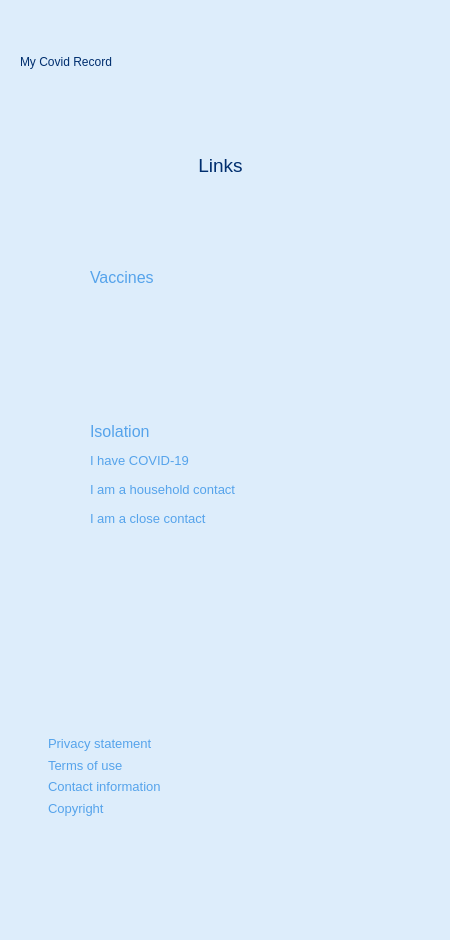
   <widget class="QWidget" name="userdocuments_2">
    <property name="styleSheet">
     <string notr="true">background-color: rgb(221, 237, 251);</string>
    </property>
    <widget class="QLabel" name="topLogoLable_4">
     <property name="geometry">
      <rect>
       <x>240</x>
       <y>30</y>
       <width>171</width>
       <height>81</height>
      </rect>
     </property>
     <property name="styleSheet">
      <string notr="true">color: rgb(255, 255, 255);</string>
     </property>
     <property name="text">
      <string>&lt;html&gt;&lt;head/&gt;&lt;body&gt;&lt;p&gt;&lt;img src=&quot;:/IconsAndImages/MOHLOgo.svg&quot;/&gt;&lt;/p&gt;&lt;/body&gt;&lt;/html&gt;</string>
     </property>
    </widget>
    <widget class="QLabel" name="myCovidRecordLabel_4">
     <property name="geometry">
      <rect>
       <x>20</x>
       <y>50</y>
       <width>172</width>
       <height>24</height>
      </rect>
     </property>
     <property name="styleSheet">
      <string notr="true">font: 700 16pt &quot;Fira Sans&quot;;
color: #002E6E;</string>
     </property>
     <property name="text">
      <string>My Covid Record</string>
     </property>
    </widget>
    <widget class="QGroupBox" name="groupBox_2">
     <property name="geometry">
      <rect>
       <x>40</x>
       <y>190</y>
       <width>351</width>
       <height>431</height>
      </rect>
     </property>
     <property name="styleSheet">
      <string notr="true">border: none;</string>
     </property>
     <property name="title">
      <string/>
     </property>
     <widget class="QWidget" name="verticalLayoutWidget">
      <property name="geometry">
       <rect>
        <x>50</x>
        <y>33</y>
        <width>231</width>
        <height>110</height>
       </rect>
      </property>
      <layout class="QVBoxLayout" name="verticalLayout">
       <item>
        <widget class="QLabel" name="Heading">
         <property name="styleSheet">
          <string notr="true">font: 700 16pt &quot;Fira Sans&quot;;
color: rgb(85, 163, 235);</string>
         </property>
         <property name="text">
          <string>&lt;html&gt;&lt;head/&gt;&lt;body&gt;&lt;p&gt;&lt;span style=&quot; font-size:12pt;&quot;&gt;Vaccines&lt;/span&gt;&lt;/p&gt;&lt;/body&gt;&lt;/html&gt;</string>
         </property>
        </widget>
       </item>
      </layout>
     </widget>
     <widget class="QWidget" name="verticalLayoutWidget_3">
      <property name="geometry">
       <rect>
        <x>50</x>
        <y>230</y>
        <width>231</width>
        <height>110</height>
       </rect>
      </property>
      <layout class="QVBoxLayout" name="verticalLayout_5">
       <item>
        <widget class="QLabel" name="Heading_5">
         <property name="styleSheet">
          <string notr="true">font: 700 16pt &quot;Fira Sans&quot;;
color: rgb(85, 163, 235);</string>
         </property>
         <property name="text">
          <string>&lt;html&gt;&lt;head/&gt;&lt;body&gt;&lt;p&gt;&lt;span style=&quot; font-size:12pt;&quot;&gt;Isolation&lt;/span&gt;&lt;/p&gt;&lt;/body&gt;&lt;/html&gt;</string>
         </property>
        </widget>
       </item>
       <item>
        <widget class="QLabel" name="link_10">
         <property name="styleSheet">
          <string notr="true">font: 700 16pt &quot;Fira Sans&quot;;
color: rgb(85, 163, 235);</string>
         </property>
         <property name="text">
          <string>&lt;html&gt;&lt;head/&gt;&lt;body&gt;&lt;p&gt;&lt;span style=&quot; font-size:10pt; font-weight:400;&quot;&gt;I have COVID-19&lt;/span&gt;&lt;/p&gt;&lt;/body&gt;&lt;/html&gt;</string>
         </property>
        </widget>
       </item>
       <item>
        <widget class="QLabel" name="link_11">
         <property name="styleSheet">
          <string notr="true">font: 700 16pt &quot;Fira Sans&quot;;
color: rgb(85, 163, 235);</string>
         </property>
         <property name="text">
          <string>&lt;html&gt;&lt;head/&gt;&lt;body&gt;&lt;p&gt;&lt;span style=&quot; font-size:10pt; font-weight:400;&quot;&gt;I am a household contact&lt;/span&gt;&lt;/p&gt;&lt;/body&gt;&lt;/html&gt;</string>
         </property>
        </widget>
       </item>
       <item>
        <widget class="QLabel" name="link_12">
         <property name="styleSheet">
          <string notr="true">font: 700 16pt &quot;Fira Sans&quot;;
color: rgb(85, 163, 235);</string>
         </property>
         <property name="text">
          <string>&lt;html&gt;&lt;head/&gt;&lt;body&gt;&lt;p&gt;&lt;span style=&quot; font-size:10pt; font-weight:400;&quot;&gt;I am a close contact&lt;/span&gt;&lt;/p&gt;&lt;/body&gt;&lt;/html&gt;</string>
         </property>
        </widget>
       </item>
      </layout>
     </widget>
    </widget>
    <widget class="QLabel" name="linksHeading">
     <property name="enabled">
      <bool>true</bool>
     </property>
     <property name="geometry">
      <rect>
       <x>0</x>
       <y>140</y>
       <width>441</width>
       <height>51</height>
      </rect>
     </property>
     <property name="styleSheet">
      <string notr="true">font: 700 16pt &quot;Fira Sans&quot;;
text-align: center;
color: rgb(0, 46, 110);</string>
     </property>
     <property name="text">
      <string>&lt;html&gt;&lt;head/&gt;&lt;body&gt;&lt;p&gt;&lt;span style=&quot; font-size:14pt;&quot;&gt;Links&lt;/span&gt;&lt;/p&gt;&lt;/body&gt;&lt;/html&gt;</string>
     </property>
     <property name="alignment">
      <set>Qt::AlignCenter</set>
     </property>
    </widget>
    <widget class="QLabel" name="nzGovIconLabel_2">
     <property name="geometry">
      <rect>
       <x>0</x>
       <y>790</y>
       <width>431</width>
       <height>141</height>
      </rect>
     </property>
     <property name="text">
      <string>&lt;html&gt;&lt;head/&gt;&lt;body&gt;&lt;p&gt;&lt;img src=&quot;:/IconsAndImages/NZGovernmentLogo.svg&quot;/&gt;&lt;/p&gt;&lt;/body&gt;&lt;/html&gt;</string>
     </property>
     <property name="alignment">
      <set>Qt::AlignCenter</set>
     </property>
    </widget>
    <widget class="QLabel" name="topLogoLable_5">
     <property name="geometry">
      <rect>
       <x>210</x>
       <y>740</y>
       <width>221</width>
       <height>81</height>
      </rect>
     </property>
     <property name="styleSheet">
      <string notr="true">color: rgb(255, 255, 255);</string>
     </property>
     <property name="text">
      <string>&lt;html&gt;&lt;head/&gt;&lt;body&gt;&lt;p&gt;&lt;img src=&quot;:/IconsAndImages/MOHLOgo.svg&quot;/&gt;&lt;/p&gt;&lt;/body&gt;&lt;/html&gt;</string>
     </property>
     <property name="alignment">
      <set>Qt::AlignCenter</set>
     </property>
    </widget>
    <widget class="QWidget" name="verticalLayoutWidget_4">
     <property name="geometry">
      <rect>
       <x>20</x>
       <y>733</y>
       <width>211</width>
       <height>86</height>
      </rect>
     </property>
     <layout class="QVBoxLayout" name="verticalLayout_6">
      <property name="spacing">
       <number>0</number>
      </property>
      <property name="leftMargin">
       <number>28</number>
      </property>
      <item>
       <widget class="QLabel" name="link_13">
        <property name="styleSheet">
         <string notr="true">font: 700 16pt &quot;Fira Sans&quot;;
color: rgb(85, 163, 235);</string>
        </property>
        <property name="text">
         <string>&lt;html&gt;&lt;head/&gt;&lt;body&gt;&lt;p&gt;&lt;span style=&quot; font-size:10pt; font-weight:400;&quot;&gt;Privacy statement&lt;/span&gt;&lt;/p&gt;&lt;/body&gt;&lt;/html&gt;</string>
        </property>
       </widget>
      </item>
      <item>
       <widget class="QLabel" name="link_15">
        <property name="styleSheet">
         <string notr="true">font: 700 16pt &quot;Fira Sans&quot;;
color: rgb(85, 163, 235);</string>
        </property>
        <property name="text">
         <string>&lt;html&gt;&lt;head/&gt;&lt;body&gt;&lt;p&gt;&lt;span style=&quot; font-size:10pt; font-weight:400;&quot;&gt;Terms of use&lt;/span&gt;&lt;/p&gt;&lt;/body&gt;&lt;/html&gt;</string>
        </property>
       </widget>
      </item>
      <item>
       <widget class="QLabel" name="link_16">
        <property name="styleSheet">
         <string notr="true">font: 700 16pt &quot;Fira Sans&quot;;
color: rgb(85, 163, 235);</string>
        </property>
        <property name="text">
         <string>&lt;html&gt;&lt;head/&gt;&lt;body&gt;&lt;p&gt;&lt;span style=&quot; font-size:10pt; font-weight:400;&quot;&gt;Contact information&lt;/span&gt;&lt;/p&gt;&lt;/body&gt;&lt;/html&gt;</string>
        </property>
       </widget>
      </item>
      <item>
       <widget class="QLabel" name="link_14">
        <property name="styleSheet">
         <string notr="true">font: 700 16pt &quot;Fira Sans&quot;;
color: rgb(85, 163, 235);</string>
        </property>
        <property name="text">
         <string>&lt;html&gt;&lt;head/&gt;&lt;body&gt;&lt;p&gt;&lt;span style=&quot; font-size:10pt; font-weight:400;&quot;&gt;Copyright&lt;/span&gt;&lt;/p&gt;&lt;/body&gt;&lt;/html&gt;</string>
        </property>
       </widget>
      </item>
     </layout>
    </widget>
   </widget>
